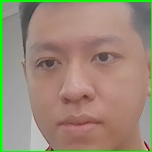
#> input picture Data_faces/Huy/Huy_001.jpg, 152 x 152 px, given in place of the camera
$ python test_face_id.py
#> lines starting #> are read from the running program, lines starting #| are printed output that depends on the picture
import cv2
import os

# ===============================
# CẤU HÌNH
# ===============================
BASE_DIR = "Data_faces"
MAX_SAMPLES = 10  # Số lượng ảnh cần quét (tăng lên để quét kỹ hơn)
user_name = input("Nhập tên người dùng: ").strip()
#> the answer given: ../../Data_faces/Huy/Huy_001.jpg

user_dir = os.path.join(BASE_DIR, user_name)
os.makedirs(user_dir, exist_ok=True)

face_cascade = cv2.CascadeClassifier(
    cv2.data.haarcascades + "haarcascade_frontalface_default.xml"
)

cap = cv2.VideoCapture(0)
count = 0  # Biến đếm số ảnh đã quét trong phiên này

print(f"Bắt đầu quét FaceID cho: {user_name}...")

while True:
    ret, frame = cap.read()
#> frame is the input picture: shape (152, 152, 3); mean B, G, R 119.5, 137.9, 154.9
    if not ret: break
    frame = cv2.flip(frame, 1)
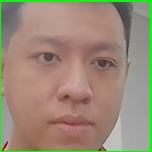
#> frame: shape (152, 152, 3); mean B, G, R 119.5, 137.9, 154.9
    height, width, _ = frame.shape
#> height = 152; width = 152

    # Chuyển xám để xử lý
    gray = cv2.cvtColor(frame, cv2.COLOR_BGR2GRAY)
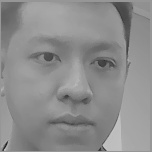
#> gray: shape (152, 152); min 28, max 199, mean 140.9
    faces = face_cascade.detectMultiScale(gray, 1.3, 5, minSize=(150, 150))
#> faces = ()

    # Vẽ khung hướng dẫn (Vùng an toàn để đặt mặt vào)
    cv2.rectangle(frame, (width//4, height//6), (3*width//4, 5*height//6), (255, 255, 255), 1)

    for (x, y, w, h) in faces:
        # 1. Vẽ khung nhận diện
        color = (0, 255, 0) # Xanh lá khi đang quét
        cv2.rectangle(frame, (x, y), (x + w, y + h), color, 2)

        # 2. Tự động lưu ảnh (FaceID style)
        if count < MAX_SAMPLES:
            count += 1
            face_img = frame[y:y + h, x:x + w]
            # Resize về kích thước chuẩn để đồng bộ database
            face_img = cv2.resize(face_img, (200, 200))

            filename = f"{user_name}_{count:03d}.jpg"
            cv2.imwrite(os.path.join(user_dir, filename), face_img)

            # Hiệu ứng quét: Vẽ thanh tiến trình
            progress = int((count / MAX_SAMPLES) * 100)
            cv2.putText(frame, f"Scanning: {progress}%", (x, y - 10),
                        cv2.FONT_HERSHEY_SIMPLEX, 0.6, (0, 255, 0), 2)
#> this loop made 0 passes
#> after the loop, count = 0

    # Hiển thị thông tin tổng quát
    cv2.putText(frame, f"User: {user_name}", (20, 30), cv2.FONT_HERSHEY_SIMPLEX, 0.7, (255, 0, 0), 2)
    cv2.putText(frame, "Giu nguyen mat trong khung hinh...", (20, 60), cv2.FONT_HERSHEY_SIMPLEX, 0.6, (255, 255, 255), 1)
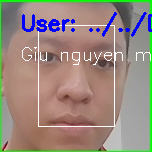
#> frame: shape (152, 152, 3); mean B, G, R 126.6, 136.8, 152.6

    cv2.imshow("FaceID Enrollment", frame)

    # Thoát khi đủ ảnh hoặc nhấn 'q'
    if cv2.waitKey(1) & 0xFF == ord('q') or count >= MAX_SAMPLES:
#> (key q is pressed here)
        break

print(f"Quá trình hoàn tất! Đã lưu {count} mẫu khuôn mặt.")
#| Quá trình hoàn tất! Đã lưu 0 mẫu khuôn mặt.
cap.release()
cv2.destroyAllWindows()

$ run again, on Data_faces/Huy/Huy_002.jpg
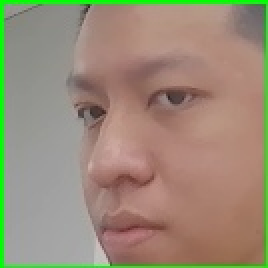
#> input picture Data_faces/Huy/Huy_002.jpg, 134 x 134 px, given in place of the camera (shown 2 times larger)
#> frame is the input picture: shape (134, 134, 3); mean B, G, R 119.6, 139.9, 154.1
#> `gray = cv2.cvtColor(frame, cv2.COLOR_BGR2GRAY)`:
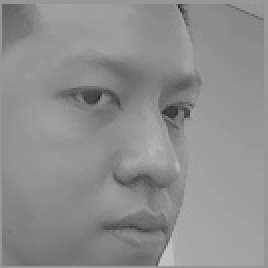
#> gray: shape (134, 134) (shown 2 times larger); min 34, max 196, mean 141.9
#> faces = ()
#> after the loop `for (x, y, w, h) in faces:`: count = 0
#> `cv2.putText(frame, "Giu nguyen mat trong khung hinh...", (20, 60), cv2..`:
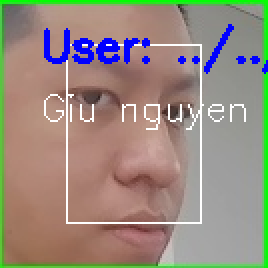
#> frame: shape (134, 134, 3) (shown 2 times larger); mean B, G, R 127, 139, 151.8
#| Quá trình hoàn tất! Đã lưu 0 mẫu khuôn mặt.

$ run again, on Data_faces/Huy/Huy_003.jpg
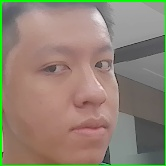
#> input picture Data_faces/Huy/Huy_003.jpg, 166 x 166 px, given in place of the camera
#> frame is the input picture: shape (166, 166, 3); mean B, G, R 115.5, 130.9, 143.6
#> `gray = cv2.cvtColor(frame, cv2.COLOR_BGR2GRAY)`:
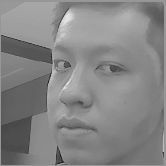
#> gray: shape (166, 166); min 22, max 234, mean 132.9
#> faces = ()
#> after the loop `for (x, y, w, h) in faces:`: count = 0
#> `cv2.putText(frame, "Giu nguyen mat trong khung hinh...", (20, 60), cv2..`:
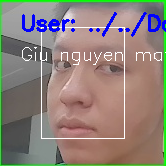
#> frame: shape (166, 166, 3); mean B, G, R 121.9, 129.7, 141.7
#| Quá trình hoàn tất! Đã lưu 0 mẫu khuôn mặt.

$ run again, on Data_faces/Huy/Huy_004.jpg
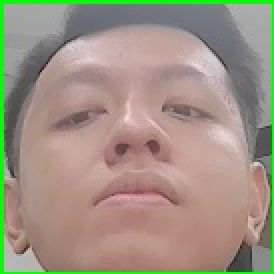
#> input picture Data_faces/Huy/Huy_004.jpg, 137 x 137 px, given in place of the camera (shown 2 times larger)
#> frame is the input picture: shape (137, 137, 3); mean B, G, R 130.9, 146.6, 158.3
#> `gray = cv2.cvtColor(frame, cv2.COLOR_BGR2GRAY)`:
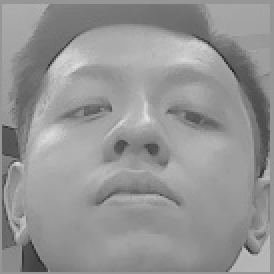
#> gray: shape (137, 137) (shown 2 times larger); min 31, max 226, mean 148.3
#> faces = ()
#> after the loop `for (x, y, w, h) in faces:`: count = 0
#> `cv2.putText(frame, "Giu nguyen mat trong khung hinh...", (20, 60), cv2..`:
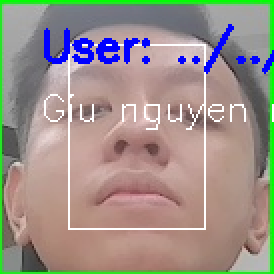
#> frame: shape (137, 137, 3) (shown 2 times larger); mean B, G, R 137.1, 144.7, 155.4
#| Quá trình hoàn tất! Đã lưu 0 mẫu khuôn mặt.
